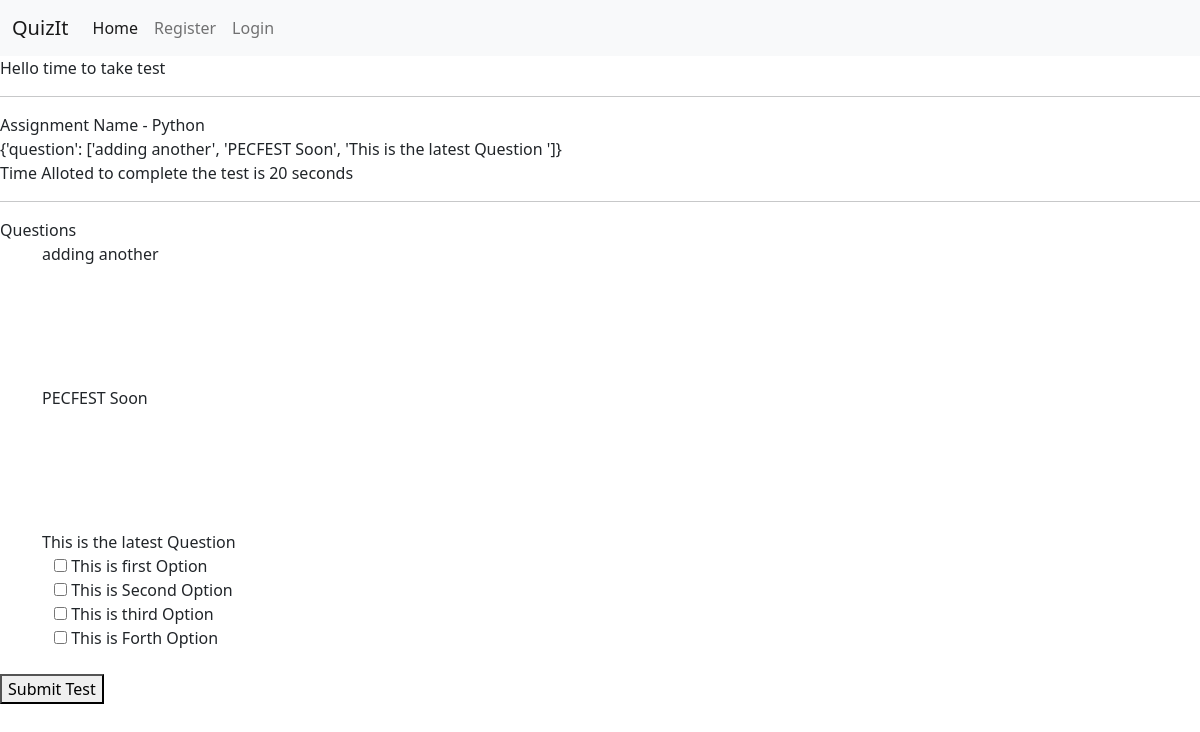
Page /assessments/test/13/ on the committed database.
### quiz/models.py (models this page shows, shortened)
class Assessment(models.Model):
    user = models.ForeignKey(User, null=False, on_delete=models.CASCADE)
    name = models.CharField(max_length=255, default="Exam")
    duration = models.IntegerField()
    time = models.DateTimeField(auto_now_add=True)

class QuestionSet(models.Model):
    assessment = models.ForeignKey(
        Assessment, null=False, on_delete=models.CASCADE)
    section = models.ForeignKey(Section, null=False, on_delete=models.CASCADE)
    questionTitle = models.CharField(
        max_length=1023, default="question statement")
    mark = models.IntegerField()

class OptionSet(models.Model):
    Question = models.ForeignKey(
        QuestionSet, null=True, on_delete=models.CASCADE)
    optionStatement = models.CharField(max_length=1023)
    correct = models.BooleanField(default=False)

### quiz/views.py (the view)
# urls.py: path('assessments/test/<int:pk>/', testAssessment, name="testAssessment"),
def testAssessment(request, pk):
    assessment = Assessment.objects.get(id=pk)
    questions = QuestionSet.objects.filter(assessment=assessment)
    options = OptionSet.objects.all()
    data = {'question': []}
    for ques in questions:
        data['question'].append(ques.questionTitle)
        print(ques.questionTitle)
    print(data)
    return render(request, 'takeTest.html', {"assessment": assessment, "questions": questions, "options": options, 'data': data})

### quiz/templates/takeTest.html (shortened to what this page needs)
{% extends 'base.html' %} {% block content %} Hello time to take test
<hr />
Assignment Name - {{assessment.name}}
<br>
{{data}}
<br>
Time Alloted to complete the test is {{assessment.duration}} seconds
<hr />
        Questions
<br />
<div class="container">
    {% for ques in questions %}
    {{ques.questionTitle}}
    <br>
    <div class="container">
        {% for opt in options %}
        {% if ques == opt.Question %}
        <input type="checkbox" id="{{ques.pk}}-{{opt.pk}}">
        <label for="vehicle1"> {{opt.optionStatement}}</label><br>
        {% else %}
        <br>
        {% endif %}
        {% endfor %}
    </div>
    <br />
    {% endfor %}
</div>
<button onclick="myFunction()">Submit Test</button>
{% endblock content%}

### rows in the picture
Assessment: name "Python", duration "20"
QuestionSet: questionTitle "adding another"
QuestionSet: questionTitle "PECFEST Soon"
QuestionSet: questionTitle "This is the latest Question"
OptionSet: optionStatement "This is first Option"
OptionSet: optionStatement "This is Second Option"
OptionSet: optionStatement "This is third Option"
OptionSet: optionStatement "This is Forth Option"

### other values in the picture
{{ data }} "{'question': ['adding another', 'PECFEST Soon', 'This is the latest Question ']}"
